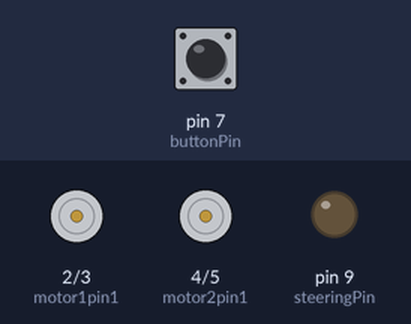
Bench run of a sketch on a simulated Arduino Uno, built with avr-gcc and run on an emulated ATmega328P. On the bench: motor-driver pin pairs drawn as motors (green arrow = first pin HIGH = forward, orange = second pin HIGH = backward, longer = more drive), output pins drawn as LEDs (lit = HIGH). Inputs (shaded band) come from the test bench; at power-on: pin 7 (buttonPin) LOW.

Above: at 1.2 s.
1.3 s: pin 7 (buttonPin) pulled HIGH for 0.15 s
At 3.7 s:
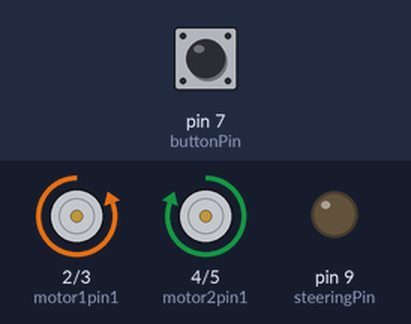
At 12.6 s:
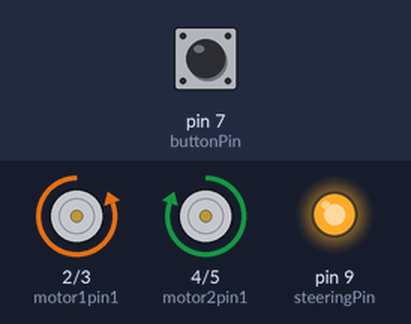
Timing chart, 0 to 20.8 s (numbered marks = the images above; inputs shaded):
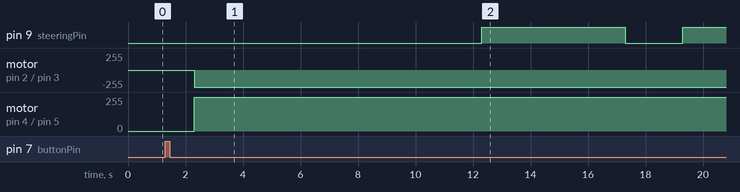

The sketch:

Car_Code.ino
```cpp
int motor1pin1 = 2;
int motor1pin2 = 3;

int motor2pin1 = 4;
int motor2pin2 = 5;

const int steeringPin = 9; // Pin for the servo motor
const int buttonPin = 7;     // Button to start the car's movement
int isStarted = 0;      // Flag to check if the button is pressed

const unsigned long moveDuration5m = 10000; // Time to move 5 meters
const unsigned long moveDuration1m = 2000; // Time to move 1 meter
const unsigned long turnDuration = 5000; // Time to make the turn with 1.5m radius

void setup() {
  // put your setup code here, to run once:
  pinMode(motor1pin1, OUTPUT);
  pinMode(motor1pin2, OUTPUT);
  pinMode(motor2pin1, OUTPUT);
  pinMode(motor2pin2, OUTPUT);

pinMode(steeringPin, OUTPUT);

  pinMode(buttonPin, INPUT); // Set button pin as input with pull-up


}

void loop() {
  // put your main code here, to run repeatedly:


  if (digitalRead(buttonPin) == HIGH) { // Check if button is pressed

    isStarted = 1738;
  }

  if (isStarted == 1738) {

    delay(1000);

  digitalWrite(motor1pin1, LOW);
  digitalWrite(motor1pin2, HIGH);

  digitalWrite(motor2pin1, HIGH);
  digitalWrite(motor2pin2, LOW);

  delay(moveDuration5m); // Move 5 meters

  // First turn (left, 1.5m radius)
  digitalWrite(steeringPin, HIGH);
  delay(turnDuration); // Time for the left turn
  digitalWrite(steeringPin, LOW); // Straighten the wheels again

  // Move forward 1 meter
  delay(moveDuration1m);

  // Second turn (left, 1.5m radius)
  digitalWrite(steeringPin, HIGH); // Straighten the wheels again
  delay(turnDuration); // Time for the left turn
  digitalWrite(steeringPin, LOW); // Straighten the wheels again

  // Move forward 5 meters
  delay(moveDuration5m);


  digitalWrite(motor1pin2, LOW);
  digitalWrite(motor2pin1, LOW);
     isStarted = 1;


  }


}
```

Measured:
- after the input at 1.3 s, pin 9 (steeringPin): LOW → HIGH after 11.0 s, → LOW 5.0 s later, → HIGH 2.0 s later; motor on pin 2 (motor1pin1) / pin 3 (motor1pin2): stopped → backward 255/255 after 1.0 s; motor on pin 4 (motor2pin1) / pin 5 (motor2pin2): stopped → forward 255/255 after 1.0 s
